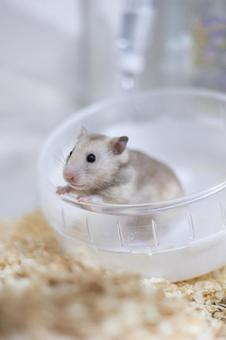
#> input picture 1120/ham.jpeg, 226 x 340 px
$ python affine_transform.py
#> lines starting #> are read from the running program, lines starting #| are printed output that depends on the picture
# 어파인 변환 회전
import numpy as np, cv2

image = cv2.imread("ham.jpeg",cv2.IMREAD_GRAYSCALE)
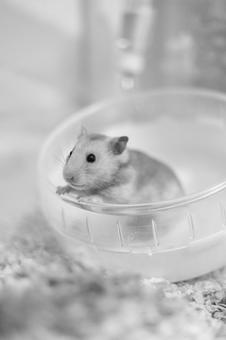
#> image: shape (340, 226); min 7, max 250, mean 185.6
if image is None: raise Exception("영상파일 읽기 에러")

center = (200,200)
angle, scale = 30, 1
size = image.shape[::-1]
#> size = (226, 340)

pt1 = np.array([(30,70),(20, 240),(300, 110)], np.float32)
pt2 = np.array([(120, 20),(10, 180),(280,260)], np.float32)
aff_mat = cv2.getAffineTransform(pt1, pt2)
rot_mat = cv2.getRotationMatrix2D(center, angle, scale)

dst3 = cv2.warpAffine(image, aff_mat, size, cv2.INTER_LINEAR)
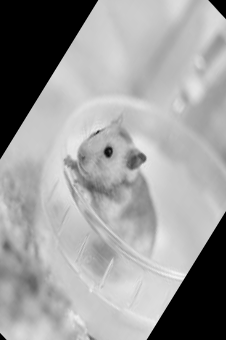
#> dst3: shape (340, 226); min 0, max 245, mean 156.7
dst4 = cv2.warpAffine(image, rot_mat, size, cv2.INTER_LINEAR)
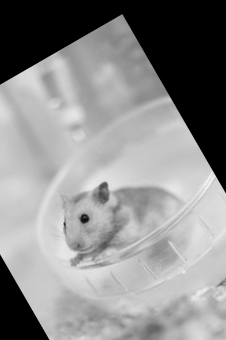
#> dst4: shape (340, 226); min 0, max 246, mean 140

cv2.imshow("OpenCV_affine", dst3)
cv2.imshow("OpenCV_rotate", dst4)
cv2.waitKey(0)
